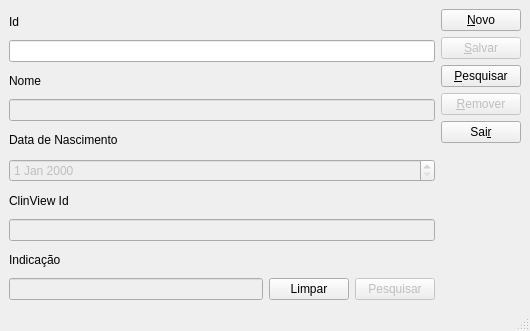
<?xml version="1.0" encoding="UTF-8"?>
<ui version="4.0">
 <class>CadPacientes</class>
 <widget class="QMainWindow" name="CadPacientes">
  <property name="geometry">
   <rect>
    <x>0</x>
    <y>0</y>
    <width>530</width>
    <height>331</height>
   </rect>
  </property>
  <property name="windowTitle">
   <string>Pacientes</string>
  </property>
  <widget class="QWidget" name="centralwidget">
   <layout class="QHBoxLayout" name="horizontalLayout">
    <item>
     <layout class="QVBoxLayout" name="verticalLayout">
      <item>
       <widget class="QLabel" name="label_4">
        <property name="text">
         <string>Id</string>
        </property>
       </widget>
      </item>
      <item>
       <widget class="QLineEdit" name="edtId"/>
      </item>
      <item>
       <widget class="QLabel" name="lblNome">
        <property name="text">
         <string>Nome</string>
        </property>
       </widget>
      </item>
      <item>
       <widget class="QLineEdit" name="edtNome">
        <property name="enabled">
         <bool>false</bool>
        </property>
       </widget>
      </item>
      <item>
       <widget class="QLabel" name="label_3">
        <property name="text">
         <string>Data de Nascimento</string>
        </property>
       </widget>
      </item>
      <item>
       <widget class="QDateEdit" name="edtNasc">
        <property name="enabled">
         <bool>false</bool>
        </property>
       </widget>
      </item>
      <item>
       <widget class="QLabel" name="label">
        <property name="text">
         <string>ClinView Id</string>
        </property>
       </widget>
      </item>
      <item>
       <widget class="QLineEdit" name="edtClinViewId">
        <property name="enabled">
         <bool>false</bool>
        </property>
       </widget>
      </item>
      <item>
       <widget class="QLabel" name="label_2">
        <property name="text">
         <string>Indicação</string>
        </property>
       </widget>
      </item>
      <item>
       <layout class="QHBoxLayout" name="horizontalLayout_2">
        <item>
         <widget class="QLineEdit" name="edtIndicacao">
          <property name="enabled">
           <bool>false</bool>
          </property>
         </widget>
        </item>
        <item>
         <widget class="QPushButton" name="btnLimpar">
          <property name="text">
           <string>Limpar</string>
          </property>
         </widget>
        </item>
        <item>
         <widget class="QPushButton" name="btnPesqIndicacao">
          <property name="enabled">
           <bool>false</bool>
          </property>
          <property name="text">
           <string>Pesquisar</string>
          </property>
         </widget>
        </item>
       </layout>
      </item>
     </layout>
    </item>
    <item>
     <layout class="QVBoxLayout" name="verticalLayout_2">
      <item>
       <widget class="QPushButton" name="btnNovo">
        <property name="text">
         <string>&amp;Novo</string>
        </property>
       </widget>
      </item>
      <item>
       <widget class="QPushButton" name="btnSalvar">
        <property name="enabled">
         <bool>false</bool>
        </property>
        <property name="text">
         <string>&amp;Salvar</string>
        </property>
       </widget>
      </item>
      <item>
       <widget class="QPushButton" name="btnPesquisar">
        <property name="text">
         <string>&amp;Pesquisar</string>
        </property>
       </widget>
      </item>
      <item>
       <widget class="QPushButton" name="btnRemover">
        <property name="enabled">
         <bool>false</bool>
        </property>
        <property name="text">
         <string>&amp;Remover</string>
        </property>
       </widget>
      </item>
      <item>
       <widget class="QPushButton" name="btnSair">
        <property name="text">
         <string>Sai&amp;r</string>
        </property>
       </widget>
      </item>
      <item>
       <spacer name="verticalSpacer">
        <property name="orientation">
         <enum>Qt::Vertical</enum>
        </property>
        <property name="sizeHint" stdset="0">
         <size>
          <width>20</width>
          <height>40</height>
         </size>
        </property>
       </spacer>
      </item>
     </layout>
    </item>
   </layout>
  </widget>
  <widget class="QMenuBar" name="menubar">
   <property name="geometry">
    <rect>
     <x>0</x>
     <y>0</y>
     <width>530</width>
     <height>22</height>
    </rect>
   </property>
  </widget>
  <widget class="QStatusBar" name="statusbar"/>
 </widget>
 <resources/>
 <connections/>
</ui>
